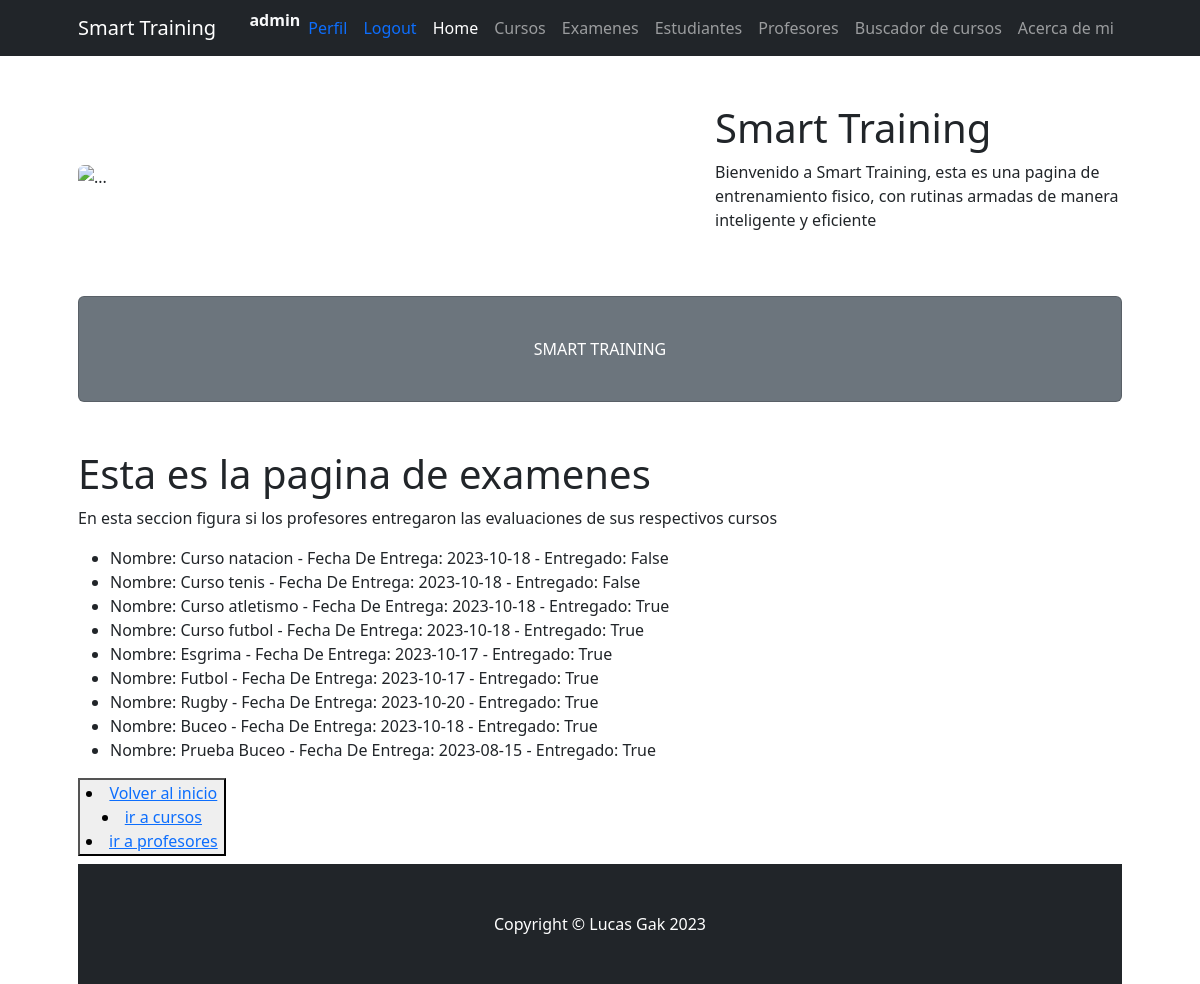
/ProjectoFinal23/examenes/ (signed in), run on an earlier commit of the app's database.
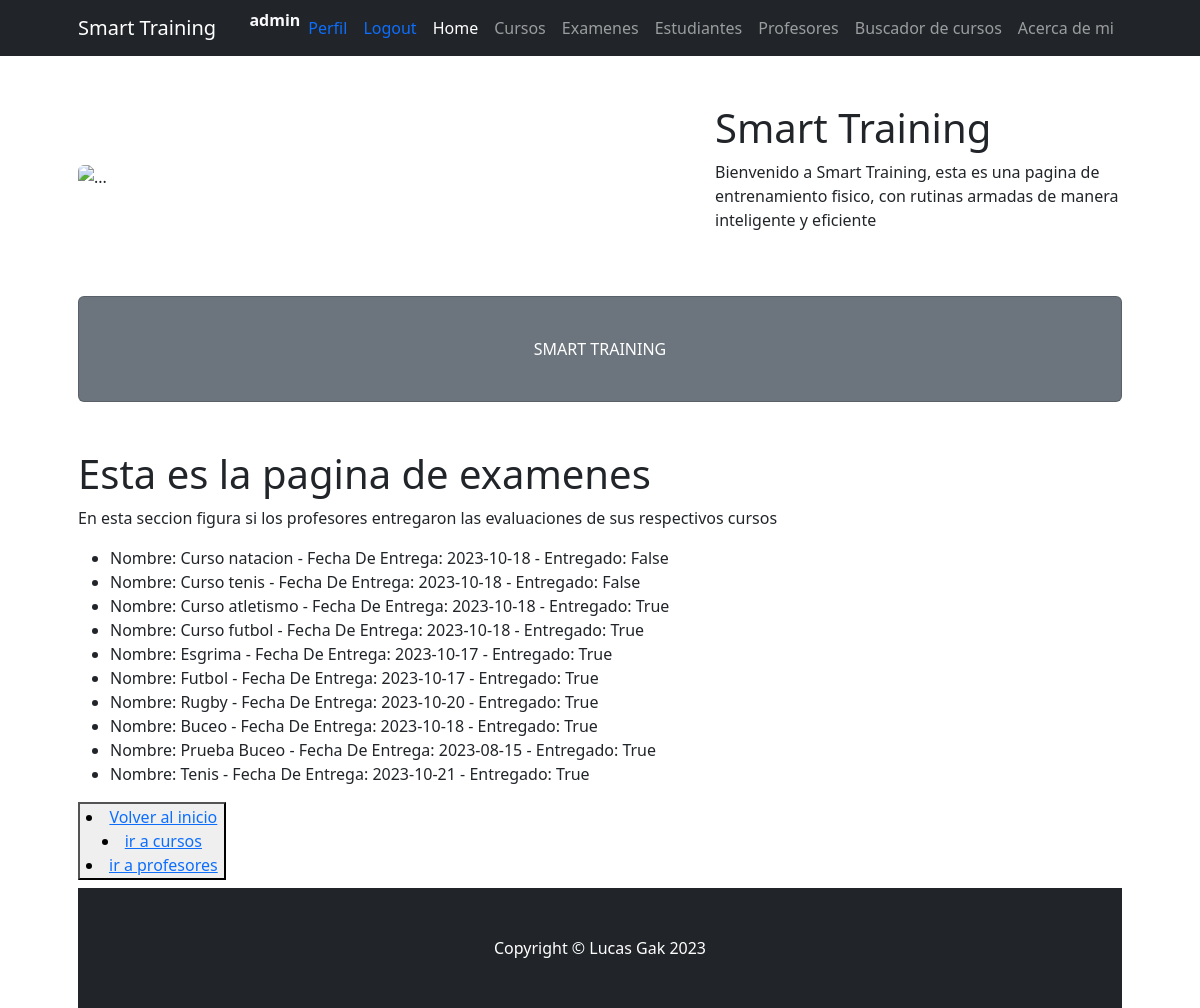
And on a later commit of the database.
### ProjectoFinal23/models.py (models this page shows)
class Examenes(models.Model):
    nombre=models.CharField(max_length=30)
    FechaDeEntrega=models.DateField()
    entregado=models.BooleanField()
    def __str__(self):
        return f"Nombre: {self.nombre} - Fecha De Entrega: {self.FechaDeEntrega} - Entregado: {self.entregado}"

### ProjectoFinal23/views.py (the view)
# urls.py: path('examenes/', examenes, name="examenes"),
@login_required
@user_passes_test(lambda u: u.is_staff)
def examenes(request):
    examenes = Examenes.objects.all()
    contexto = {"examenes":examenes}
    return render(request, "ProjectoFinal23/examenes.html", contexto)

### ProjectoFinal23/templates/ProjectoFinal23/examenes.html
{% extends "ProjectoFinal23/padre.html" %}
{% load static %}
{% block section1 %}
<h1>Esta es la pagina de examenes</h1>
<p>En esta seccion figura si los profesores entregaron las evaluaciones de sus respectivos cursos</p>
<ul>
    {% for p in examenes %}
    <li>{{p}}</li>
{% endfor %}
</ul>
<button>
    <li><a href="{% url 'inicio' %}"> Volver al inicio</a></li>
    <li><a href="{% url 'cursos' %}"> ir a cursos</a></li>
    <li><a href="{% url 'profesores' %}"> ir a profesores</a></li>
</button>
{% endblock %}

What changed in the data, as far as the page shows it:
added Examenes: nombre+FechaDeEntrega+entregado "Nombre: Tenis - Fecha De Entrega: 2023-10-21 - Entregado: True"
